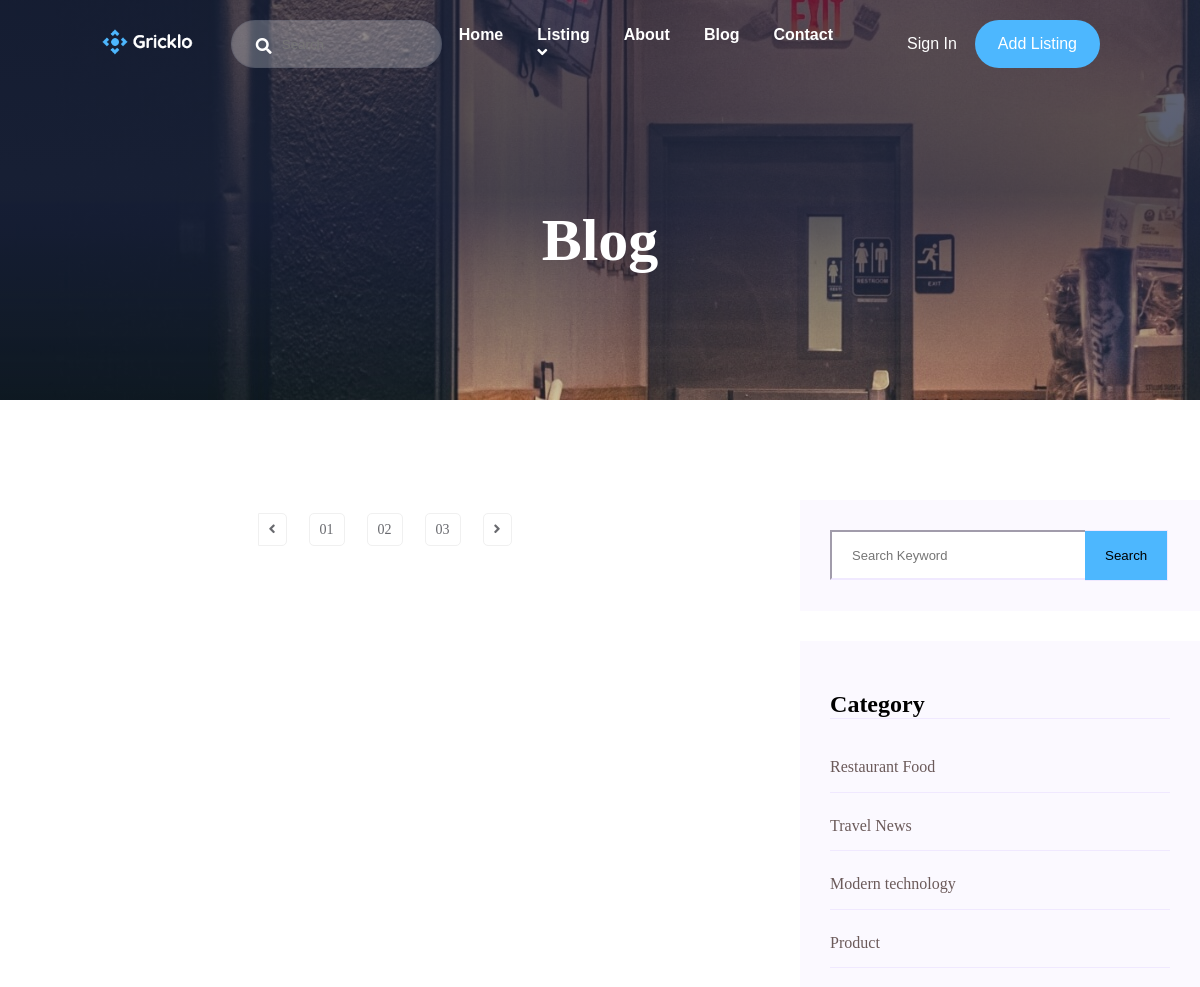
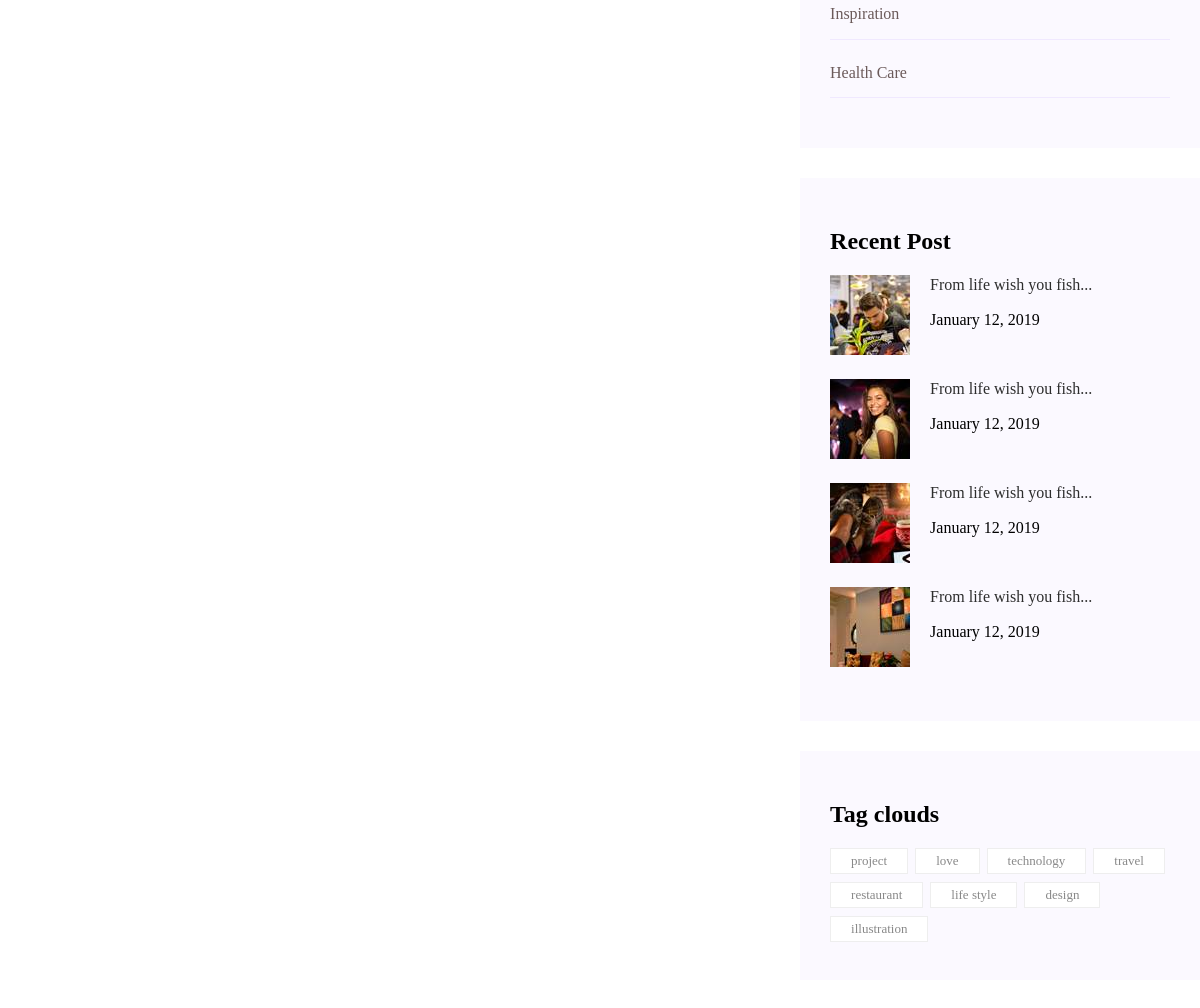
/blog (upper part), run on an earlier commit of the app's database (2 pictures, top to bottom).
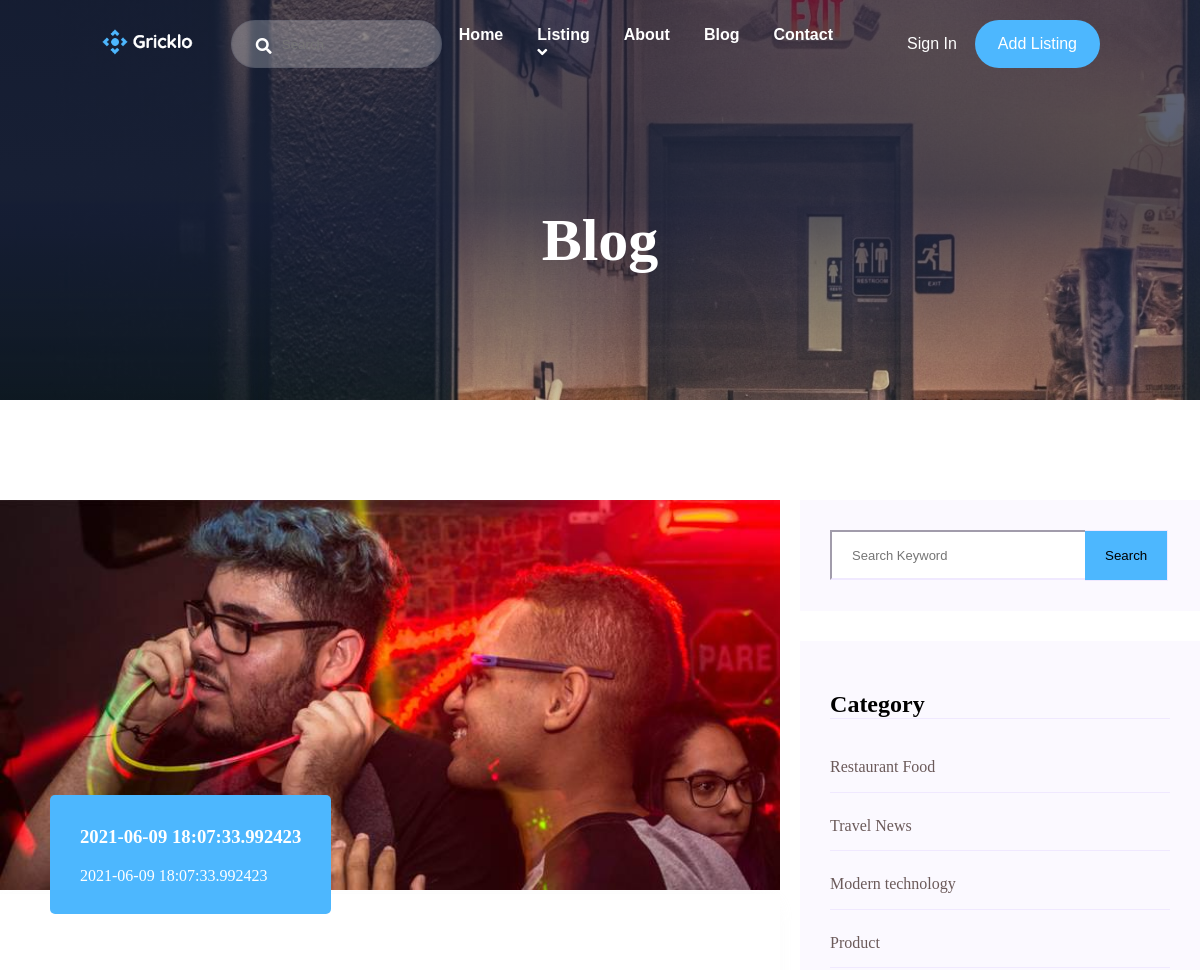
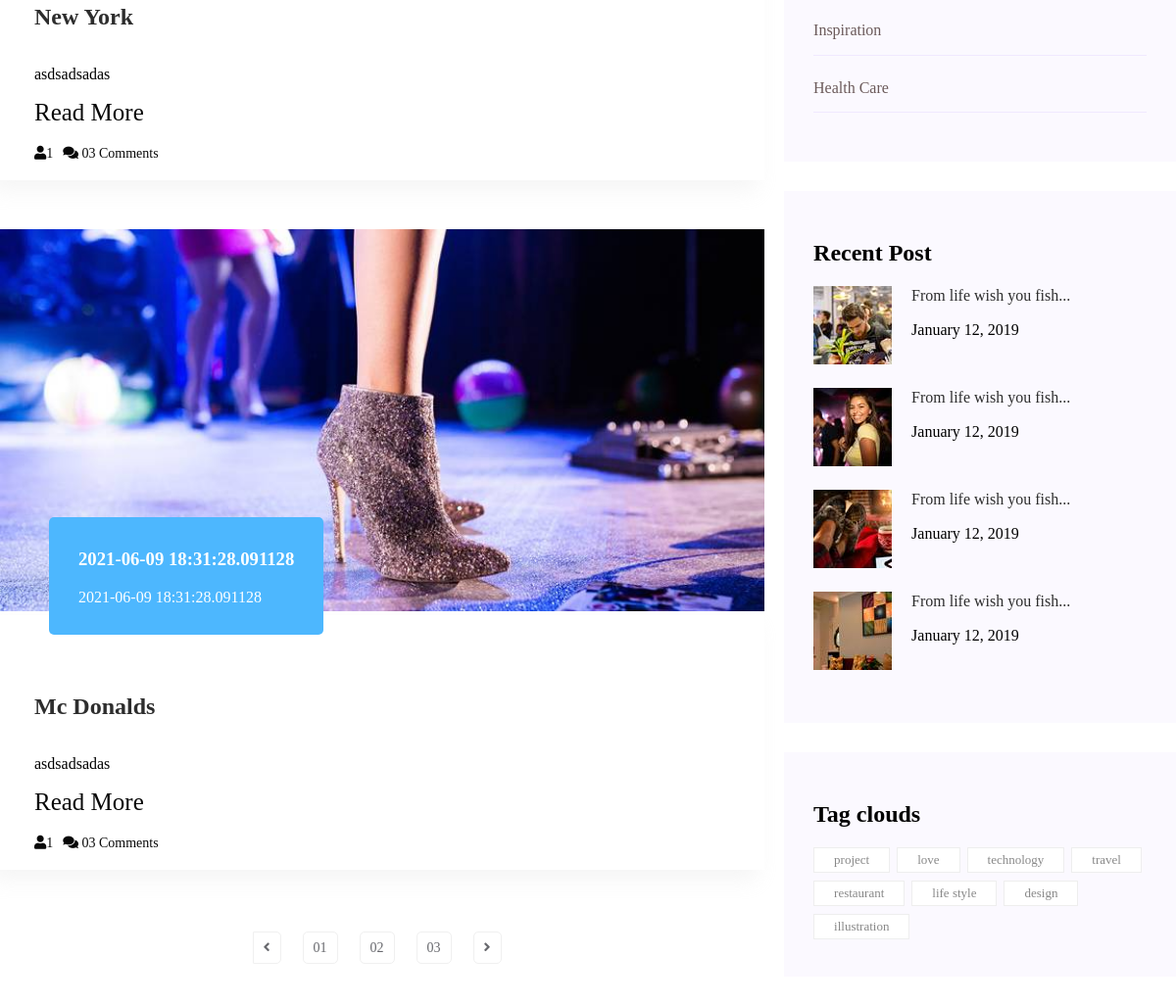
And on a later commit of the database (2 pictures, top to bottom).
### gricklo/models.py (models this page shows, shortened)
class Blog(db.Model):
    __tablename__ = "blog"
    id = db.Column(db.Integer, primary_key=True)
    title = db.Column(db.String(50),nullable=False)
    short_description = db.Column(db.String(50),nullable=False)
    description = db.Column(db.Text, nullable=False)
    blog_posted = db.Column(db.DateTime, default=datetime.utcnow)
    image = db.Column(db.String(20), default = "default.png")
    category = db.Column(db.Integer, db.ForeignKey('blogcategory.id'), nullable=False)
    customer =db.Column(db.Integer, db.ForeignKey('user.id'), nullable=False)

### gricklo/controlers.py (the view)
@app.route("/blog")
def blog():
    blogs=Blog.query.all()
    return render_template("blog.html" , blogs=blogs)

### gricklo/templates/blog.html (shortened to what this page needs)
<!DOCTYPE html>
<html lang="en">
<head>
    <link rel="stylesheet" href="{{url_for('static',filename='css/blog.css')}}">
</head>
<body>
    {% extends "layout.html"%}
    {% block content %}
    <main>
        <div class="bg-blog d-flex align-items-center justify-content hero-overly">
            <div class="blog-text ">
                <h2>Blog</h2>
            </div>
        </div>
        <section class="blog-area section-padding">
            <div class="container">
                <div class="row">
                    <div class="col-8">
                        <div class="blog-left-sidebar">
                            {% for blog in blogs%}
                            <div class="blog-item">
                                <div class="blog-item-img ">
                                    <img src="/static/uploads/{{blog.image}}" alt="">
                                    <a href="" class="blog-item-date">
                                        <h3>{{blog.blog_posted}}</h3>
                                        <p>{{blog.blog_posted}}</p>
                                    </a>
                                </div>
                                <div class="blog-details">
                                    <a href="">
                                        <h2 class="blog-head" style="color: #2d2d2d;">{{blog.title}}</h2>
                                    </a>
                                    <p>{{blog.short_description}}</p>
                                    <a href="{{url_for('blogdetails', id=blog.id)}}" style="margin-bottom: 20px;font-size: 25px;">Read More</a>
                                    <ul class="blog-info-link">
                                        <li><a href="#"><i class="fa fa-user"></i>{{blog.category}}</a></li>
                                        <li><a href="#"><i class="fa fa-comments"></i> 03 Comments</a></li>
                                    </ul>
                                </div>
                            </div>
                            {% endfor%}
                            <div class="pagination-area pt-10">
                                <div class="row">
                                    <div class="col-12">
                                        <div class="single-wrap d-flex justify-content pt-10">
                                            <nav aria-label="Page navigation example">
                                                <ul class="pagination d-flex">
                                                    <li class="page-item">
                                                        <a href="" class="page-link">
                                                            <i class="fas fa-angle-left"></i>
                                                        </a>
                                                    </li>
                                                    <li><a href="" class="page-link">01</a></li>
                                                    <li><a href="" class="page-link">02</a></li>
                                                    <li><a href="" class="page-link">03</a></li>
                                                    <li>
                                                        <a href="" class="page-link">
                                                            <i class="fas fa-angle-right"></i>
                                                        </a>
                                                    </li>
                                                </ul>
                                            </nav>
                                        </div>
                                    </div>
                                </div>
                            </div>
                        </div>
                    </div>
                    <div class="col-4 ml-20">
                        <div class="blog-right-sidebar">
                            <div class="search-widget">
                                <form action="#">
                                    <div class="input-group d-flex">
                                        <input type="text" class="form-control" placeholder="Search Keyword">
                                        <div class="input-btn">
                                            <button class="boxed-btn2 d-flex" type="button">Search</button>
                                        </div>
                                    </div>
                                </form>
                            </div>
                            <div class="side-category">
                                <h2 class="mb-35">Category</h2>
                                <ul>
                                    <li><a href="">Restaurant Food</a></li>
                                    <li>
                                        <a href="">Travel News</a>
                                    </li>
                                    <li>
                                        <a href="">Modern technology</a>
                                    </li>
                                    <li>
                                        <a href="">Product</a>
                                    </li>
                                    <li>
                                        <a href="">Inspiration</a>
                                    </li>
                                    <li>
                                        <a href="">Health Care</a>
                                    </li>
                                </ul>
                            </div>
                            <div class="side-post">
                                <h2>Recent Post</h2>
                                <div class="side-post-body">
                                    <div class="side-post-img">
                                        <img src="img/post_1.jpg" alt="post_1">
                                    </div>
                                    <div class="side-post-text">
                                        <a href="">From life wish you fish...</a>
                                        <p>January 12, 2019</p>
                                    </div>
                                </div>
                                <div class="side-post-body">
                                    <div class="side-post-img">
                                        <img src="img/post_2.jpg" alt="post_1">
                                    </div>
                                    <div class="side-post-text">
                                        <a href="">From life wish you fish...</a>
                                        <p>January 12, 2019</p>
                                    </div>
                                </div>
                                <div class="side-post-body">
                                    <div class="side-post-img">
                                        <img src="img/post_3.jpg" alt="post_1">
                                    </div>
                                    <div class="side-post-text">
                                        <a href="">From life wish you fish...</a>
                                        <p>January 12, 2019</p>
                                    </div>
                                </div>
                                <div class="side-post-body">
                                    <div class="side-post-img">
                                        <img src="img/post_4.jpg" alt="post_1">
                                    </div>
                                    <div class="side-post-text">
                                        <a href="">From life wish you fish...</a>
                                        <p>January 12, 2019</p>
                                    </div>
                                </div>
                            </div>
                            <div class="tag-clouds">
                                <h2>Tag clouds</h2>
                                <div class="tag-clouds-body">
                                    <ul>
                                        <li><a href="" class="tag-clouds-link ">project</a> </li>
                                        <li><a href="" class="tag-clouds-link ">love</a> </li>
                                        <li><a href="" class="tag-clouds-link ">technology</a> </li>
                                        <li><a href="" class="tag-clouds-link ">travel</a> </li>
                                        <li><a href="" class="tag-clouds-link ">restaurant</a> </li>
                                        <li><a href="" class="tag-clouds-link ">life style</a> </li>
                                        <li><a href="" class="tag-clouds-link ">design</a> </li>
                                        <li><a href="" class="tag-clouds-link ">illustration</a></li>
                                    </ul>
                                </div>
                            </div>
                        </div>
                    </div>
                </div>
            </div>
            </div>
    {% endblock %}

### gricklo/templates/layout.html (shortened to what this page needs)
<!doctype html>
<html>
  <head>
    {% block head %}
    <link rel="stylesheet" href="{{ url_for('static', filename='css/style.css') }}">
    <link rel="stylesheet" href="https://cdnjs.cloudflare.com/ajax/libs/font-awesome/5.15.3/css/all.min.css">
    {% endblock %}
  </head>
  <body>
      {% include "includes/navbar.html" %}
    <div id="content">{% block content %}{% endblock %}</div>
  </body>
</html>

### gricklo/templates/includes/navbar.html (shortened to what this page needs)
<header class="">
    <div class="header-area">
        <div class="main-header">
            <div class="container">
                <div class="row d-flex">
                    <div class="col-9 d-flex align-items-center">
                        <div class="logo">
                            <a href="{{ url_for('index') }}" class="header-logo">
                                <img src="{{ url_for('static',filename='img/logo.png') }}" alt="logo">
                            </a>
                        </div>
                        <form action="" class="form-box">
                            <input type="text" name="Search" placeholder="Search">
                            <div class="search-icon">
                                <a href=""><i class="fas fa-search"></i></a>
                            </div>
                        </form>
                        <div class="main-menu">
                            <nav>
                                <ul class="nav d-flex">
                                    <li><a href="{{ url_for('index') }}" class="nav-link">Home</a></li>
                                    <li>
                                        <a href="{{ url_for('listing') }}" class="nav-link">Listing
                                            <i class="fas fa-angle-down"></i>
                                        </a>
                                    </li>
                                    <li><a href="{{ url_for('about') }}" class="nav-link">About</a></li>
                                    <li><a href="{{ url_for('blog') }}" class="nav-link">Blog</a>
                                    </li>
                                    <li><a href="{{ url_for('contact') }}" class="nav-link">Contact</a></li>
                                </ul>
                            </nav>
                        </div>
                    </div>
                    <div class="col-3 ">
                        <div class="nav-button">
                            <a href="{{ url_for('login') }}" class="header-btn mr-15">Sign In</a>
                            <a href="" class="btn header-btn2">Add Listing</a>
                        </div>
                    </div>
                </div>
            </div>
        </div>
    </div>
</header>

### gricklo/static/css/blog.css (style rules this page uses)
.bg-blog { background-image: url(../img/h2_hero1.jpg); background-size: cover; background-repeat: no-repeat; height: 400px; z-index: 0; }
.blog-text { padding-top: 80px; }
.blog-text h2 { color: #fff; font-size: 60px; font-weight: 600; }
.section-padding { padding-top: 100px; padding-bottom: 90px; }
.blog-item { margin-bottom: 50px; }
.blog-item-img { position: relative; }
.blog-item-date { position: absolute; display: block; color: #fff; background-color: #4DB7FE; padding: 8px 15px; border-radius: 5px; bottom: -20px; left: 50px; padding: 13px 30px; }
.blog-details { padding: 60px 30px 35px 35px; box-shadow: -8px 10px 20px 0px rgb(221 221 221 / 30%); }
.blog-details a { display: inline-block; color: #080808; transition: all 0.4; }
.blog-info-link li { float: left; font-size: 14px; margin-right: 10px; }
.search-widget { background: #fbf9ff; padding: 30px; margin-bottom: 30px; }
.search-widget .form-control { height: 50px; border-color: #f0e9ff; font-size: 13px; color: #999999; padding-left: 20px; border-radius: 0; border-right: 0; width: 75%; }
.boxed-btn2 { background: #4DB7FE; border-left: 0; border: 1px solid #f0e9ff; padding: 17px 20px; border-left: 0; cursor: pointer; }
.side-category { background: #fbf9ff; padding: 30px; margin-bottom: 30px; }
.side-category h2 { border-bottom: 1px solid #f0e9ff; }
.side-category ul li { border-bottom: 1px solid #f0e9ff; transition: all 0.3s ease 0s; padding-bottom: 12px; margin-bottom: 20px; }
.side-category ul li a { font: Mulish, sans-serif; Font-size: 16px; Font-weight: 300; line-height: 25.6px; color: rgb(107, 90, 90); }
.side-post { background: #fbf9ff; padding: 30px; margin-bottom: 30px; }
.side-post-body { display: flex; margin-bottom: 20px; }
.side-post-img img { width: 80px; height: 80px; margin-right: 20px; }
.side-post-text a { color: #2d2d2d; font-size: 16px; line-height: 20px; margin-bottom: 6px; transition: all 0.3s linear; }
.tag-clouds { background: #fbf9ff; padding: 30px; margin-bottom: 30px; }
.tag-clouds-body ul li { display: inline-block; }
.tag-clouds-body ul li a { display: inline-block; border: 1px solid #eeeeee; background: #fff; padding: 4px 20px; margin-bottom: 8px; margin-right: 3px; transition: all 0.3s ease 0s; color: #888888; font-size: 13px; }
.tag-clouds-link { border: 1px solid white; }
.pagination-area .page-link { font-size: 14px; text-align: center; box-shadow: none; outline: 0; color: #68696E; padding: 8px 10px; background: #fff; margin: 0 11px; border-radius: 5px; border: 1px solid #f0f0f0; }
.page-item:first-child .page-link { margin-left: 0; border-top-left-radius: 0%; border-bottom-left-radius: 0%; }

### gricklo/static/css/grid.css (style rules this page uses)
.container { max-width: 1320px; width: 100%; margin: 0 auto; }
.row { display: flex; }
.col-3 { width: 25%; }
.col-4 { width: 33.33%; }
.col-8 { width: 66.66%; }
.col-9 { width: 75%; }
.col-12 { width: 100%; }

What changed in the data, as far as the page shows it:
added Blog: image (picture), blog_posted "2021-06-09 18:07:33.992423", title "New York", short_description "asdsadsadas", category "1"
added Blog: image (picture), blog_posted "2021-06-09 18:31:28.091128", title "Mc Donalds", short_description "asdsadsadas", category "1"
